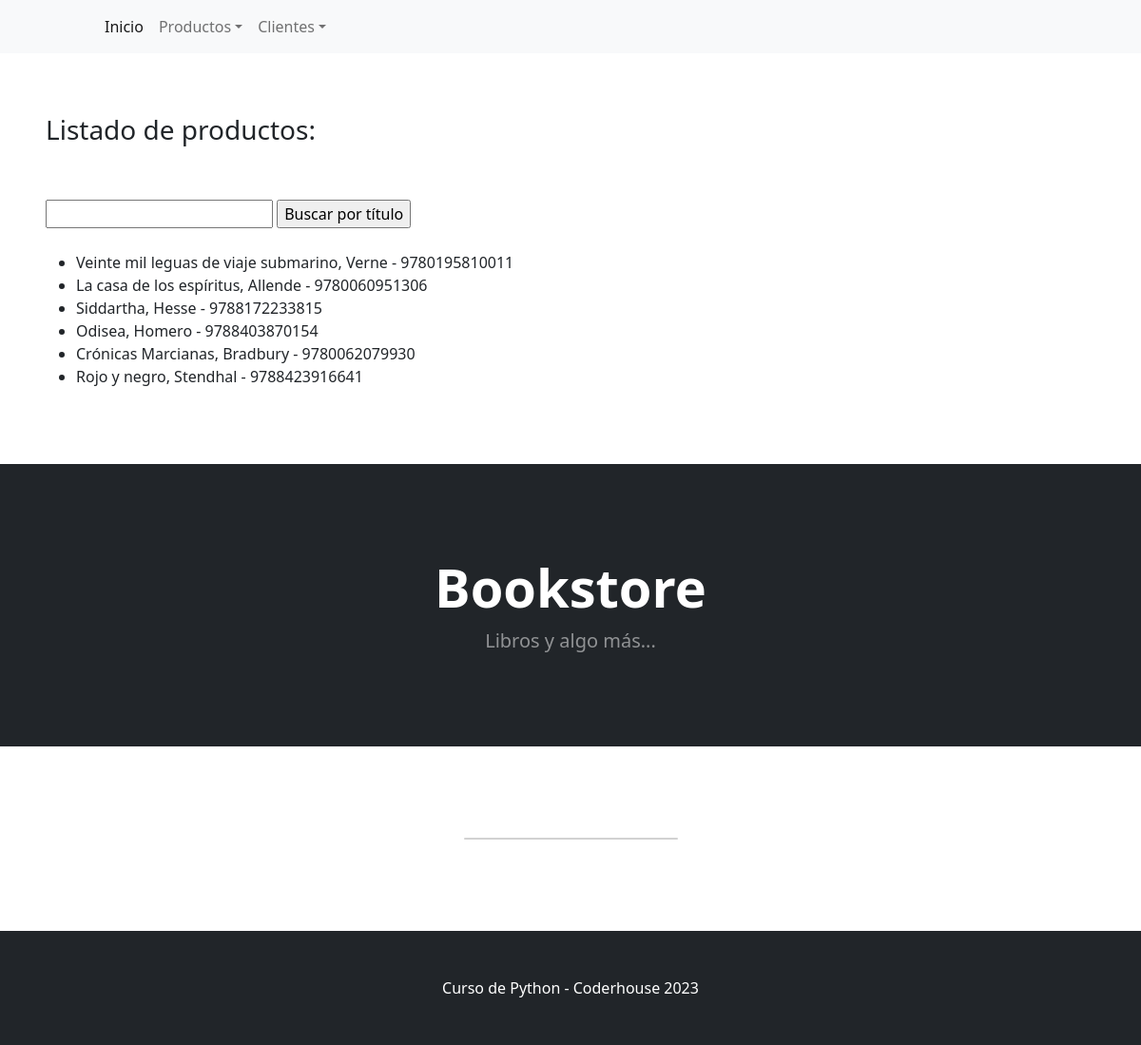
Screenshot of /productos/libros/ with the database file from the repository.
### productos/models.py (models this page shows, shortened)
class Libros(models.Model):
    titulo = models.CharField(max_length=256)
    nombre_autor = models.CharField(max_length=256)
    apellido_autor = models.CharField(max_length=256)
    ISBN = models.IntegerField()

### productos/views.py (the view)
# urls.py: path("libros/", listar_libros, name="listar_libros"),
def listar_libros(request):
    contexto = {
        "libros" : Libros.objects.all()
    }
    http_response = render(
    request=request,
    template_name="productos/libros.html",
    context=contexto,
    )
    return http_response

### productos/templates/productos/libros.html (shortened to what this page needs)
{% extends "base.html" %}
{% block contenido %}
<h3>Listado de productos:</h3>
<br><br>
<form action="{% url 'buscar_libro' %}" method="post">
  <input type="text" name="busqueda">
  <input type="submit" value="Buscar por título">
</form>
<br>
<ul>
  {% for i in libros %}
  <li>
    {{i.titulo}}, {{i.apellido_autor}} - {{i.ISBN}}
  </li>
  {% endfor %}
</ul>
{% endblock contenido %}

### templates_base/base.html (shortened to what this page needs)
{% load static %}
<!DOCTYPE html>
<html lang="en">
    <head>
        <link href="https://cdn.jsdelivr.net/npm/bootstrap-icons@1.5.0/font/bootstrap-icons.css" rel="stylesheet" type="text/css" />
        <link href="{% static 'css/styles.css' %}" rel="stylesheet" type="text/css"/>
    </head>
    <body>
        <nav class="navbar navbar-expand-lg navbar-light bg-light">
            <div class="container px-4 px-lg-5">
                <div class="collapse navbar-collapse" id="navbarSupportedContent">
                    <ul class="navbar-nav me-auto mb-2 mb-lg-0 ms-lg-4">
                        <li class="nav-item"><a class="nav-link active" aria-current="page" href="{% url 'inicio' %}">Inicio</a></li>
                        <li class="nav-item dropdown">
                            <a class="nav-link dropdown-toggle" id="navbarDropdown" href="#" role="button" data-bs-toggle="dropdown" aria-expanded="false">Productos</a>
                        </li>
                        <li class="nav-item dropdown">
                            <a class="nav-link dropdown-toggle" id="navbarDropdown" href="#" role="button" data-bs-toggle="dropdown" aria-expanded="false">Clientes</a>
                        </li>
                    </ul>
                </div>
            </div>
        </nav>
        <section style="padding:4rem 3rem;">
        {% block contenido %}
        {% endblock contenido %}
        </section>
        <header class="bg-dark py-5">
            <div class="container px-4 px-lg-5 my-5">
                <div class="text-center text-white">
                    <h1 class="display-4 fw-bolder">Bookstore</h1>
                    <p class="lead fw-normal text-white-50 mb-0">Libros y algo más...</p>
                </div>
            </div>
        </header>
        <section class="py-5">
            <div class="container px-4 px-lg-5 mt-5">
                <div class="row gx-4 gx-lg-5 row-cols-2 row-cols-md-3 row-cols-xl-4 justify-content-center">
                    <div class="col mb-5">
                        <div class="card h-100">
                            </div>
                        </div>
                    </div>
                </div>
        </section>
        <footer class="py-5 bg-dark">
            <div class="container"><p class="m-0 text-center text-white">Curso de Python - Coderhouse 2023</p></div>
        </footer>
    </body>
</html>

### rows the page displays
Libros: titulo "Veinte mil leguas de viaje submarino", apellido_autor "Verne", ISBN "9780195810011"
Libros: titulo "La casa de los espíritus", apellido_autor "Allende", ISBN "9780060951306"
Libros: titulo "Siddartha", apellido_autor "Hesse", ISBN "9788172233815"
Libros: titulo "Odisea", apellido_autor "Homero", ISBN "9788403870154"
Libros: titulo "Crónicas Marcianas", apellido_autor "Bradbury", ISBN "9780062079930"
Libros: titulo "Rojo y negro", apellido_autor "Stendhal", ISBN "9788423916641"
